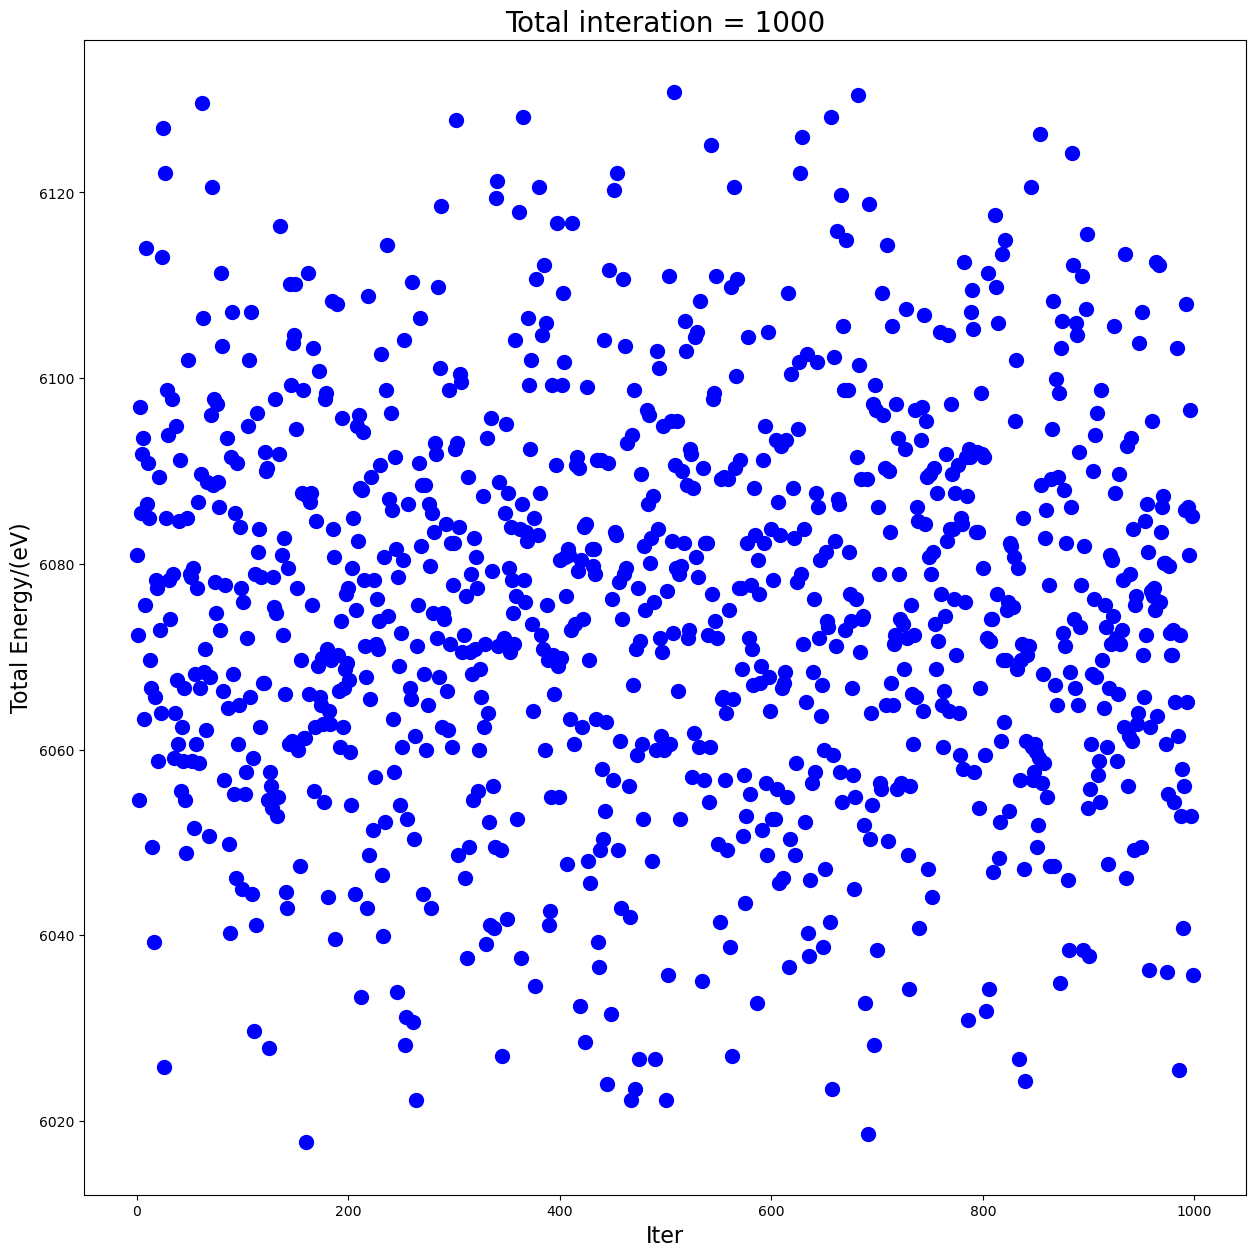

Write Python code to recreate this figure.
import numpy as np
import matplotlib.pyplot as plt

L = 30
Iteration_num = 1000

def get_initial_grid(L:int = L) -> np.asarray:
    grid = np.zeros((L,L,L))
    for _ in range(L**3):
        x = np.random.randint(L)
        y = np.random.randint(L)
        z = np.random.randint(L)
            
        if int(grid[x][y][z]) == 0:
            grid[x][y][z] = 1
        
        if np.sum(grid) == L**3 / 2:
            break
    return grid

total_energy_list = []
for chk_idx in range(Iteration_num):
    print(f"-----------{chk_idx}------------")
    total_energy = 0
    initial_grid = get_initial_grid()

    for x in range(L):
        for y in range(L):
            for z in range(L):
                if initial_grid[x][y][z] == 1:
                    neighbour_list = []
                    if x == 0:
                        neighbour_list.extend([(1, y, z),(L-1, y, z)])
                    elif x == L - 1:
                        neighbour_list.extend([(L-2, y, z), (0,y,z)])
                    else:
                        neighbour_list.extend([(x-1, y, z), (x+1,y,z)])
                    
                    if y == 0:
                        neighbour_list.extend([(x,1,z), (x, L-1,z)])
                    elif y == L - 1:
                        neighbour_list.extend([(x,L-2,z), (x,0,z)])
                    else:
                        neighbour_list.extend([(x,y-1,z), (x,y+1,z)])
                    
                    if z == 0:
                        neighbour_list.extend([(x,y,1), (x, y,L-1)])
                    elif z == L - 1:
                        neighbour_list.extend([(x,y,L-2), (x,y,0)])
                    else:
                        neighbour_list.extend([(x,y,z-1), (x, y,z+1)])

                    for neighbour in neighbour_list:
                        if initial_grid[neighbour[0]][neighbour[1]][neighbour[2]] == 1:
                            total_energy += 0.3
    
    total_energy = total_energy / 2            
    total_energy_list.append(total_energy)

iter_num_list = list(range(Iteration_num))
plt.figure(figsize=(15, 15), dpi=100)
plt.scatter(iter_num_list, total_energy_list, c='blue', s=100)
plt.xlabel("Iter", fontdict={'size': 16})
plt.ylabel("Total Energy/(eV)", fontdict={'size': 16})
plt.title("Total interation = 1000", fontdict={'size': 20})
plt.savefig("./total_energy.png", bbox_inches='tight')

average_energy = np.average(total_energy_list)
energy_rmse = np.sqrt(np.sum((total_energy_list - average_energy) ** 2) / Iteration_num)
print(f"The average energy is {average_energy}")
print(f"The RMSE is {energy_rmse}")